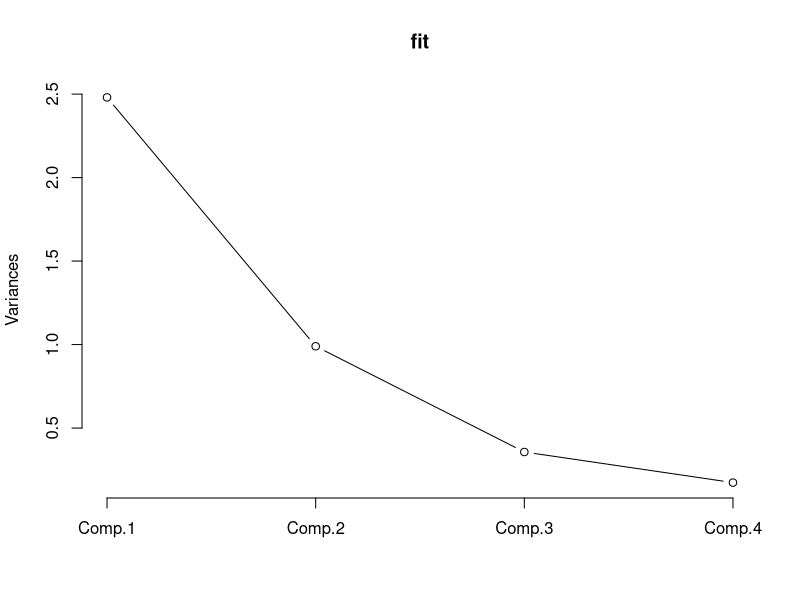
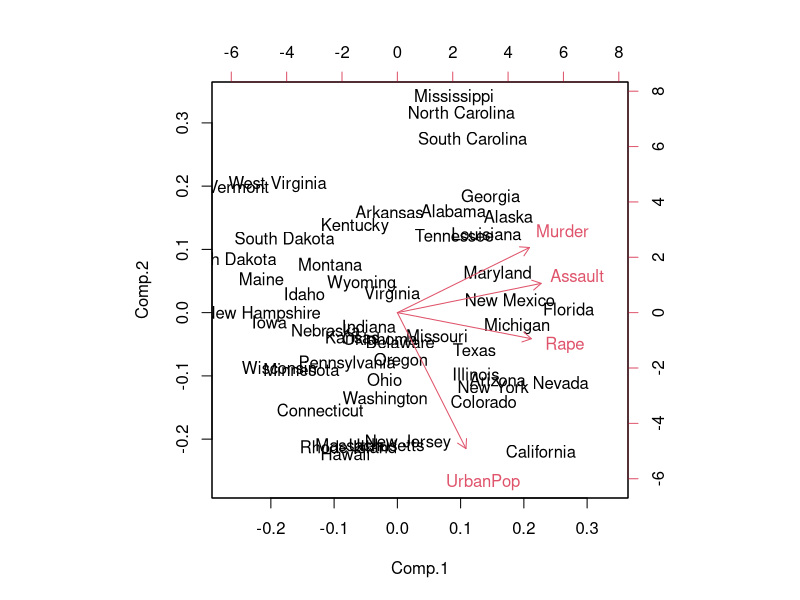
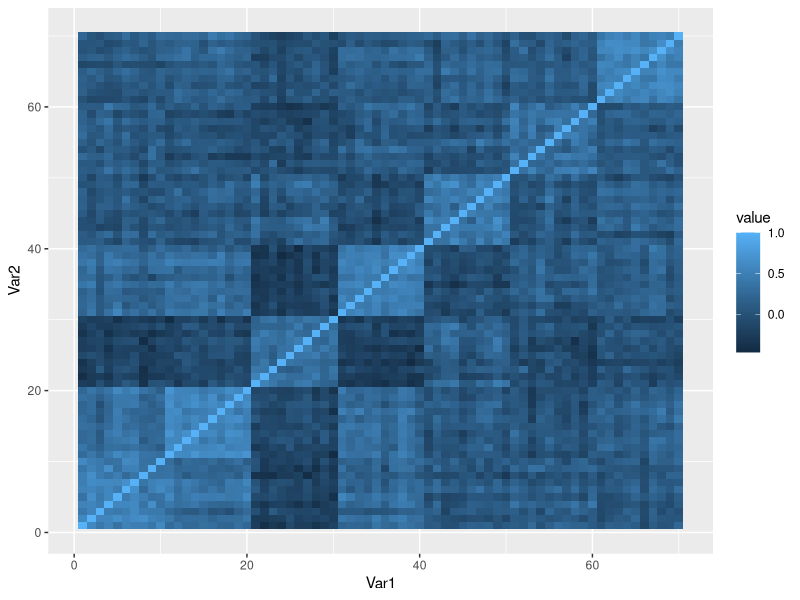

R code for these plots, in order:
## ---- chunk 1
vCA <- T
library(knitr)
## ---- chunk 2
kable(head(USArrests))
## ---- chunk 3
#?princomp
fit <- princomp(USArrests, cor=TRUE)
fit
summary(fit) # print variance accounted for
loadings(fit) # pc loadings
plot(fit,type="lines") # scree plot
fit$scores # the principal components
biplot(fit) 
## ---- chunk 4
sample.groups <- c(rep(1, 10), rep(2, 10), rep(3, 10),
  rep(4, 10), rep(5, 10))
variable.groups <- c(rep(1, 10), rep(2, 10), rep(3, 10),
  rep(4, 10), rep(5, 10), rep(6, 10),
  rep(7, 10))
 
data <- matrix(nrow=length(sample.groups), ncol=70)
base.data <- matrix(nrow=length(sample.groups), ncol=7)
 
for (j in 1:ncol(base.data)) {
  mu <- rnorm(1, 0, 4)
  sigma <- runif(1, 5, 10)
  base.data[,j] <- sample.groups*mu +
  rnorm(length(sample.groups), 0, sigma)
}
## ---- chunk 5
for (j in 1:ncol(data)) {
  mu <- runif(1, 0, 4)
  data[,j] <- base.data[,variable.groups[j]] +
  rnorm(length(sample.groups), mu, 10)
}
## ---- chunk 6
library(ggplot2)
library(reshape2)
qplot(x=Var1, y=Var2, data=melt(cor(data)), geom="tile",
fill=value)
